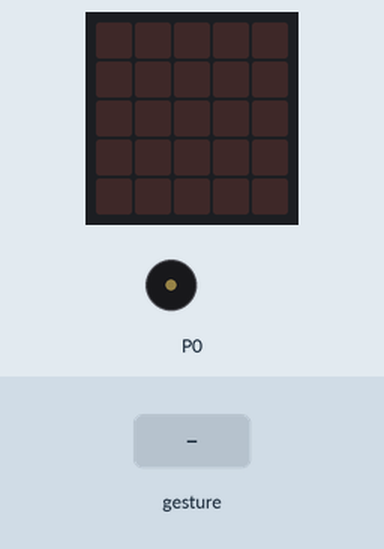
A program run on a simulated BBC micro:bit running MicroPython. Parts: the board's 5×5 LED display, buzzer (waves = sounding). The test bench sets the inputs (shaded band).

Above: at 1.2 s.
1.3 s: sound turns loud
At 5.8 s:
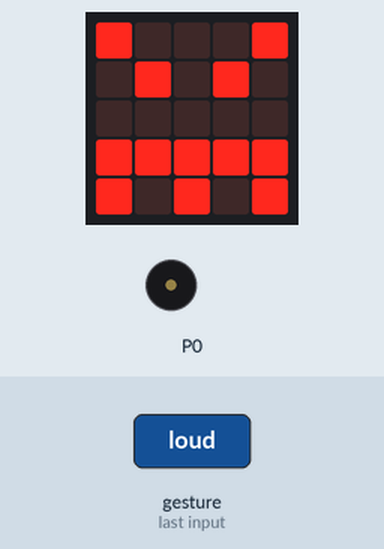
At 8.3 s:
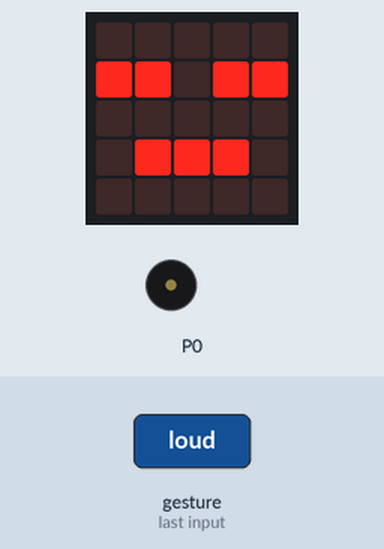
Timing chart, 0 to 9.8 s (numbered marks = the images above; inputs shaded):
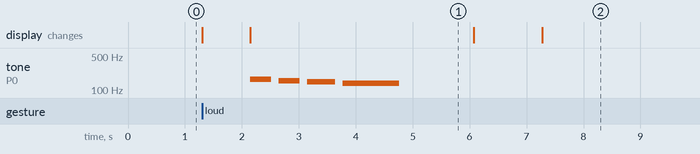

Measured:
- after the input at 1.3 s, tone on P0: plays 165 Hz for 0.36 s, 156 Hz for 0.36 s, 147 Hz for 0.49 s, 139 Hz for 0.99 s, starting after 0.85 s; the display: first changes at once (image 1 shows a later state)
- what the display in image 1 shows lasts 3.9 s, from 2.2 s to 6.1 s

The program:

clap.py
```python
from microbit import *
import music

while True:
    if microphone.current_event() == SoundEvent.LOUD:
        display.show(Image.SURPRISED)
        sleep(850)
        display.show(Image.ANGRY)
        music.play(music.WAWAWAWAA)
        sleep(1300)
        display.show(Image.SAD)
        sleep(1200)
#         display.clear()
    elif microphone.current_event() == SoundEvent.QUIET:
        display.show(Image.ASLEEP)
```
